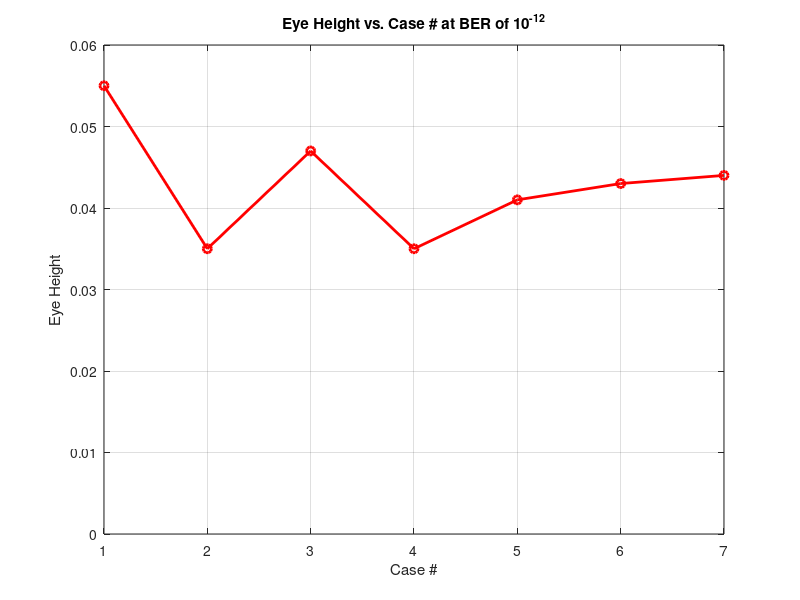

MATLAB code for this plot:
% 清空工作區、命令視窗，並關閉所有圖形視窗
clear; clc; close all;

% 定義 case 與對應的 Eye Height 資料
cases = 1:7;
eyeHeight = [0.055, 0.035, 0.047, 0.035, 0.041, 0.043, 0.044];

% 建立圖形視窗
figure;

% 繪製折線圖，並以紅色圓點標記每個資料點
plot(cases, eyeHeight, '-o', 'Color', 'r', ...
    'LineWidth', 2, 'MarkerSize', 6);
hold on;
grid on;

% 設定 x, y 軸標籤及圖表標題
xlabel('Case #');
ylabel('Eye Height');
title('Eye Height vs. Case # at BER of 10^{-12}');

% (可選) 設定 y 軸的上下範圍
ylim([0 0.06]);  % 依需求修改，例如 [0 0.06]

% (可選) 若需要固定 x 軸範圍，可在此指定
% xlim([1 7]);

hold off;
